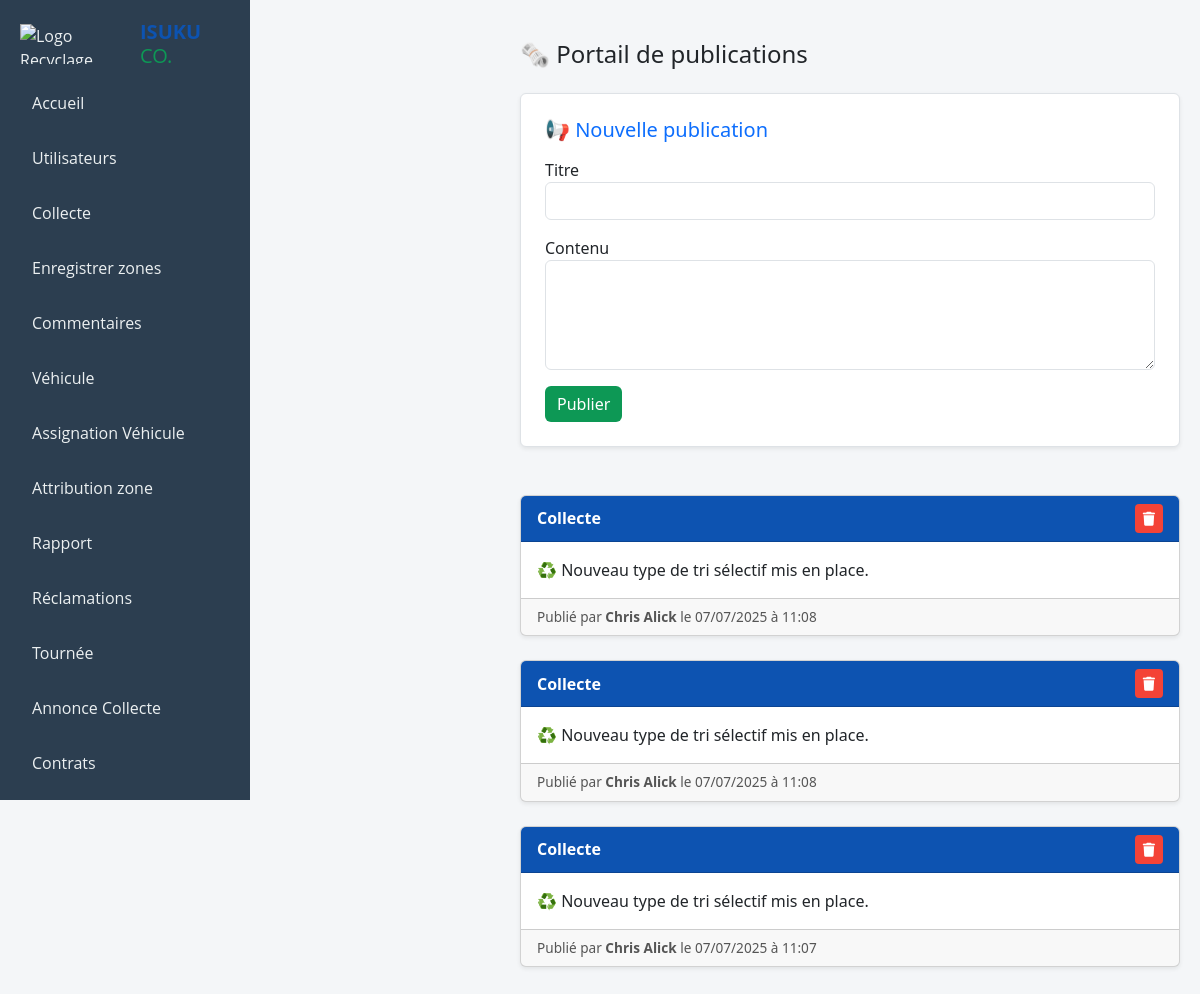
/coordinateur/publication.php (signed in), run on the app's committed database.
### tables this page shows
CREATE TABLE `publication` (
  `id_publication` int(11) NOT NULL,
  `titre` varchar(255) NOT NULL,
  `contenu` text NOT NULL,
  `date_publication` datetime DEFAULT current_timestamp(),
  `auteur` varchar(100) DEFAULT 'coordinateur'
);

### coordinateur/publication.php (the view, shortened to what this page needs)
<?php
$bdd = new PDO('mysql:host=localhost;dbname=isukuco;charset=utf8mb4', 'root', '', [
  PDO::ATTR_ERRMODE => PDO::ERRMODE_EXCEPTION
]);
$publications = $bdd->query("SELECT * FROM publication ORDER BY date_publication DESC")->fetchAll(PDO::FETCH_ASSOC);
?>
<!DOCTYPE html>
<html lang="fr">
<head>
  <link href="https://cdn.jsdelivr.net/npm/bootstrap@5.3.3/dist/css/bootstrap.min.css" rel="stylesheet">
  <link href="https://cdnjs.cloudflare.com/ajax/libs/font-awesome/6.5.0/css/all.min.css" rel="stylesheet">
</head>
<body>
  <?php include('sidebar.php'); ?>
  <div class="main-content">
    <h4 class="mb-4">🗞️ Portail de publications</h4>
    <form method="post" class="bg-white border rounded shadow-sm p-4 mb-5" style="max-width: 800px;">
      <h5 class="mb-3 text-primary">📢 Nouvelle publication</h5>
      <div class="mb-3">
        <label>Titre</label>
        <input type="text" name="titre" class="form-control" required>
      </div>
      <div class="mb-3">
        <label>Contenu</label>
        <textarea name="contenu" rows="4" class="form-control" required></textarea>
      </div>
      <button type="submit" name="publier" class="btn btn-publish text-white">Publier</button>
    </form>
    <?php if (empty($publications)) : ?>
      <div class="alert alert-info">Aucune publication enregistrée.</div>
    <?php else : ?>
      <?php foreach ($publications as $pub) : ?>
        <div class="card mb-4 shadow-sm" style="max-width: 800px;">
          <div class="card-header bg-pub d-flex justify-content-between align-items-center">
            <strong><?= htmlspecialchars($pub['titre']) ?></strong>
            <a href="publication.php?delete=<?= $pub['id_publication'] ?>" class="btn btn-sm btn-delete text-white" onclick="return confirm('Supprimer cette publication ?')">
              <i class="fas fa-trash"></i>
            </a>
          </div>
          <div class="card-body">
            <?= nl2br(htmlspecialchars($pub['contenu'])) ?>
          </div>
          <div class="card-footer">
            Publié par <strong><?= htmlspecialchars($pub['auteur']) ?></strong> le <?= date('d/m/Y à H:i', strtotime($pub['date_publication'])) ?>
          </div>
        </div>
      <?php endforeach; ?>
    <?php endif; ?>
  </div>
</body>
</html>

### coordinateur/publication.php (style rules this page uses)
body { margin: 0; padding: 0; display: flex; font-family: 'Segoe UI', sans-serif; background-color: #f4f6f8; }
.main-content { flex-grow: 1; padding: 40px 20px; margin-left: 250px; }
.btn-publish { background-color: #0d9855; border: none; }
.btn-delete { background-color: #f44336; border: none; }
.card-header.bg-pub { background-color: #0d53b1; color: white; }
.card-footer { font-size: 0.85rem; color: #555; }

### data on the page
publication: titre "Collecte", contenu "♻️ Nouveau type de tri sélectif mis en place.", auteur "Chris Alick", date_publication "07/07/2025 à 11:08"
publication: titre "Collecte", contenu "♻️ Nouveau type de tri sélectif mis en place.", auteur "Chris Alick", date_publication "07/07/2025 à 11:08"
publication: titre "Collecte", contenu "♻️ Nouveau type de tri sélectif mis en place.", auteur "Chris Alick", date_publication "07/07/2025 à 11:07"
